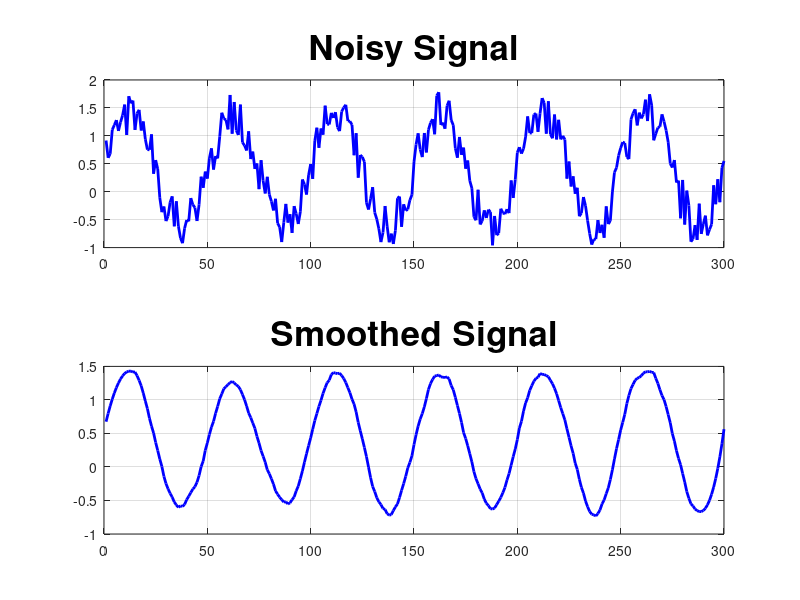

This figure's MATLAB source:
clc;    % Clear the command window.
close all;  % Close all figures (except those of imtool.)
clear;  % Erase all existing variables. Or clearvars if you want.
workspace;  % Make sure the workspace panel is showing.
format long g;
format compact;
fontSize = 25;

% Make a noisy sine wave signal
x = 1 : 300;
period = 50;
y = sin(2*pi*x/period);
noiseAmplitude = 0.8;
y = y + noiseAmplitude * rand(size(y));
subplot(2,1,1);
plot(x, y, 'b-', 'LineWidth', 2);
grid on;
title('Noisy Signal', 'FontSize', fontSize);
% Enlarge figure to full screen.
set(gcf, 'Units', 'Normalized', 'OuterPosition', [0 0 1 1]);
% Give a name to the title bar.
set(gcf, 'Name', 'Demo by ImageAnalyst', 'NumberTitle', 'Off') 

% Now smooth with a Savitzky-Golay sliding polynomial filter
windowWidth = 27
polynomialOrder = 3
smoothY = sgolayfilt(y, polynomialOrder, windowWidth);
subplot(2,1,2);
plot(x, smoothY, 'b-', 'LineWidth', 2);
grid on;
title('Smoothed Signal', 'FontSize', fontSize);